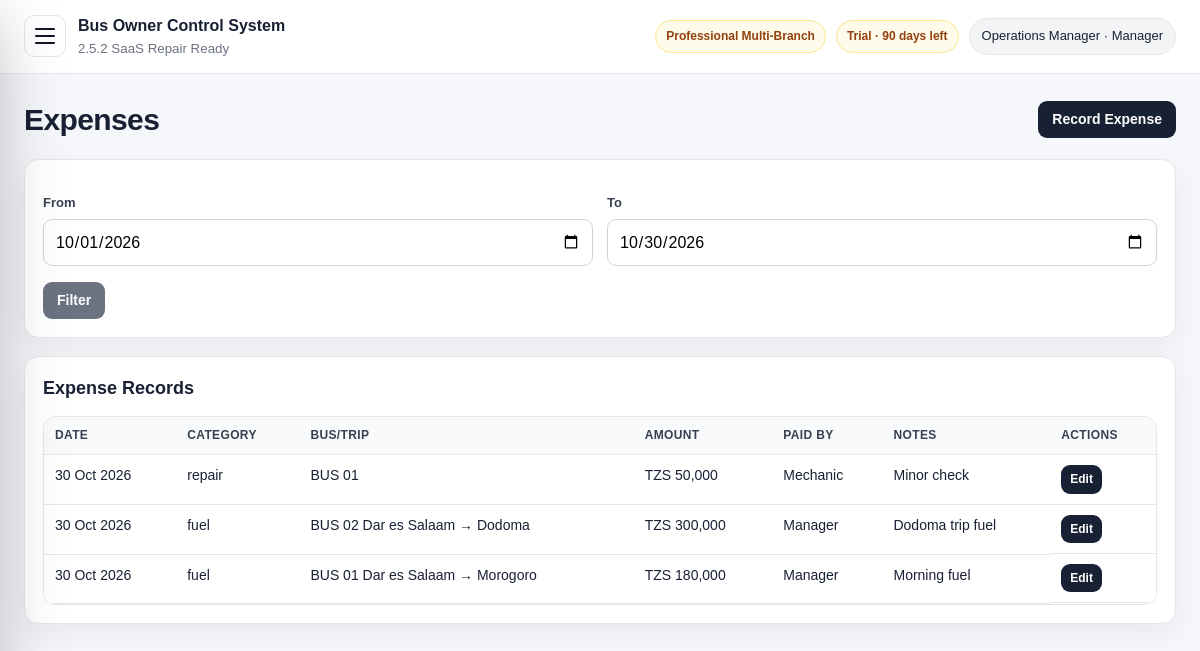
Page /expenses.php (signed in) on the committed database.
### tables this page shows
CREATE TABLE package_tiers (
  id INT AUTO_INCREMENT PRIMARY KEY,
  code VARCHAR(40) NOT NULL UNIQUE,
  name VARCHAR(120) NOT NULL,
  description TEXT NULL,
  setup_fee DECIMAL(14,2) NOT NULL DEFAULT 0,
  optional_monthly_fee DECIMAL(14,2) NOT NULL DEFAULT 0,
  max_users INT NOT NULL DEFAULT 0,
  max_branches INT NOT NULL DEFAULT 0,
  max_buses INT NOT NULL DEFAULT 0,
  max_routes INT NOT NULL DEFAULT 0,
  max_monthly_trips INT NOT NULL DEFAULT 0,
  features_json LONGTEXT NOT NULL,
  status ENUM('active','inactive') NOT NULL DEFAULT 'active',
  display_order INT NOT NULL DEFAULT 0,
  created_at TIMESTAMP DEFAULT CURRENT_TIMESTAMP,
  updated_at TIMESTAMP NULL DEFAULT NULL ON UPDATE CURRENT_TIMESTAMP
);

CREATE TABLE subscription_license (
  id INT AUTO_INCREMENT PRIMARY KEY,
  company_name VARCHAR(180) NOT NULL DEFAULT 'Bus Company',
  license_key VARCHAR(120) NOT NULL DEFAULT 'DEMO-LICENSE',
  plan VARCHAR(80) NOT NULL DEFAULT 'Professional Multi-Branch',
  package_code VARCHAR(40) NOT NULL DEFAULT 'professional',
  billing_model ENUM('one_time_setup','one_time_plus_optional_support','recurring_subscription') NOT NULL DEFAULT 'one_time_plus_optional_support',
  status ENUM('trial','active','expired','suspended') NOT NULL DEFAULT 'trial',
  start_date DATE NULL,
  expiry_date DATE NULL,
  setup_fee_amount DECIMAL(14,2) NOT NULL DEFAULT 0,
  setup_fee_paid ENUM('no','partial','yes') NOT NULL DEFAULT 'no',
  optional_monthly_fee DECIMAL(14,2) NOT NULL DEFAULT 0,
  optional_monthly_enabled TINYINT(1) NOT NULL DEFAULT 0,
  support_status ENUM('off','active','paused','expired') NOT NULL DEFAULT 'off',
  support_start_date DATE NULL,
  support_expiry_date DATE NULL,
  max_users INT NOT NULL DEFAULT 40,
  max_branches INT NOT NULL DEFAULT 20,
  max_buses INT NOT NULL DEFAULT 50,
  max_routes INT NOT NULL DEFAULT 80,
  max_monthly_trips INT NOT NULL DEFAULT 2000,
  notes TEXT NULL,
  updated_at TIMESTAMP NULL DEFAULT NULL ON UPDATE CURRENT_TIMESTAMP,
  created_at TIMESTAMP DEFAULT CURRENT_TIMESTAMP,
  INDEX idx_subscription_package (package_code),
  INDEX idx_subscription_status (status)
);

CREATE TABLE users (
  id INT AUTO_INCREMENT PRIMARY KEY,
  name VARCHAR(120) NOT NULL,
  email VARCHAR(160) NOT NULL UNIQUE,
  password_hash VARCHAR(255) NOT NULL,
  role ENUM('owner','admin','manager','accountant','agent','parcel_officer') NOT NULL DEFAULT 'manager',
  agent_id INT NULL,
  status ENUM('active','inactive') NOT NULL DEFAULT 'active',
  last_login_at DATETIME NULL,
  created_at TIMESTAMP DEFAULT CURRENT_TIMESTAMP,
  updated_at TIMESTAMP NULL DEFAULT NULL ON UPDATE CURRENT_TIMESTAMP,
  CONSTRAINT fk_users_agent FOREIGN KEY (agent_id) REFERENCES agents(id),
  INDEX idx_users_role_status (role, status),
  INDEX idx_users_agent (agent_id)
);

CREATE TABLE expenses (
  id INT AUTO_INCREMENT PRIMARY KEY,
  trip_id INT NULL,
  bus_id INT NULL,
  category ENUM('fuel','repair','tyres','allowance','office','tax_fee','other') NOT NULL DEFAULT 'other',
  amount DECIMAL(12,2) NOT NULL DEFAULT 0,
  expense_date DATE NOT NULL,
  paid_by VARCHAR(160) NULL,
  notes TEXT NULL,
  created_at TIMESTAMP DEFAULT CURRENT_TIMESTAMP,
  CONSTRAINT fk_expenses_trip FOREIGN KEY (trip_id) REFERENCES trips(id),
  CONSTRAINT fk_expenses_bus FOREIGN KEY (bus_id) REFERENCES buses(id),
  INDEX idx_expenses_date (expense_date),
  INDEX idx_expenses_bus (bus_id),
  INDEX idx_expenses_trip (trip_id)
);

CREATE TABLE buses (
  id INT AUTO_INCREMENT PRIMARY KEY,
  bus_number VARCHAR(80) NOT NULL,
  plate_number VARCHAR(40) NOT NULL UNIQUE,
  capacity INT NOT NULL,
  model VARCHAR(120) NULL,
  status ENUM('active','maintenance','inactive') NOT NULL DEFAULT 'active',
  latra_license_expiry DATE NULL,
  insurance_expiry DATE NULL,
  next_service_date DATE NULL,
  notes TEXT NULL,
  created_at TIMESTAMP DEFAULT CURRENT_TIMESTAMP
);

CREATE TABLE routes (
  id INT AUTO_INCREMENT PRIMARY KEY,
  origin VARCHAR(120) NOT NULL,
  destination VARCHAR(120) NOT NULL,
  distance_km DECIMAL(10,2) NULL,
  standard_fare DECIMAL(12,2) NOT NULL DEFAULT 0,
  status ENUM('active','inactive') NOT NULL DEFAULT 'active',
  created_at TIMESTAMP DEFAULT CURRENT_TIMESTAMP,
  INDEX idx_routes_origin_destination (origin, destination)
);

### app/core/helpers.php (called while the page is built, shortened)
<?php
function e(?string $value): string
{
    return htmlspecialchars((string)$value, ENT_QUOTES, 'UTF-8');
}
function money($amount): string
{
    return CURRENCY . ' ' . number_format((float)$amount, 0);
}
function url(string $path = ''): string
{
    $base = rtrim(dirname($_SERVER['SCRIPT_NAME']), '/\\');
    return $base . '/' . ltrim($path, '/');
}
function get_value(string $key, string $default = ''): string
{
    return isset($_GET[$key]) ? trim((string)$_GET[$key]) : $default;
}
function app_date(?string $date): string
{
    return date('d M Y', strtotime($date));
}

### app/core/db.php (called while the page is built, shortened)
<?php
function db(): PDO
{
    static $pdo = null;
    if ($pdo instanceof PDO) {
        return $pdo;
    }
    $dsn = 'mysql:host=' . DB_HOST . ';dbname=' . DB_NAME . ';charset=' . DB_CHARSET;
    $options = [
        PDO::ATTR_ERRMODE => PDO::ERRMODE_EXCEPTION,
        PDO::ATTR_DEFAULT_FETCH_MODE => PDO::FETCH_ASSOC,
        PDO::ATTR_EMULATE_PREPARES => false,
    ];
    try {
        $pdo = new PDO($dsn, DB_USER, DB_PASS, $options);
        return $pdo;
    } catch (PDOException $e) {
        http_response_code(500);
        exit('Database connection failed. Check app/config.php and make sure database/schema.sql was imported.');
    }
}

### app/core/auth.php (called while the page is built, shortened)
<?php
require_once __DIR__ . '/db.php';
require_once __DIR__ . '/helpers.php';
require_once __DIR__ . '/saas.php';
function current_user(): ?array
{
    static $user = null;
    if ($user !== null) {
        return $user;
    }
    $stmt = db()->prepare('SELECT id, name, email, role, status, agent_id FROM users WHERE id = ? LIMIT 1');
    $stmt->execute([$_SESSION['user_id']]);
    $user = $stmt->fetch() ?: null;
    return $user;
}
function require_login(): void
{
    if (!current_user()) {
        logout_user();
        redirect('login.php');
    }
}
function role_label(?string $role): string
{
    $labels = [
        'owner' => 'Owner',
        'admin' => 'Admin',
        'manager' => 'Manager',
        'accountant' => 'Accountant',
        'agent' => 'Ticket Agent',
        'parcel_officer' => 'Parcel Officer',
    ];
    return $labels[$role ?? ''] ?? 'Unknown';
}
function has_role(array $roles): bool
{
    $user = current_user();
    return $user && in_array($user['role'], $roles, true);
}
function require_roles(array $roles): void
{
    require_login();
}
function can_manage_finance(): bool
{
    return has_role(['owner', 'admin', 'manager', 'accountant']);
}

### app/core/saas.php (called while the page is built, shortened)
<?php
require_once __DIR__ . '/db.php';
require_once __DIR__ . '/helpers.php';
function saas_safe_identifier(string $name): string
{
    return preg_replace('/[^a-zA-Z0-9_]/', '', $name);
}
function saas_table_exists(string $table): bool
{
    $table = saas_safe_identifier($table);
    try {
        $stmt = db()->prepare('SELECT COUNT(*) FROM information_schema.TABLES WHERE TABLE_SCHEMA = DATABASE() AND TABLE_NAME = ?');
        $stmt->execute([$table]);
        return (int)$stmt->fetchColumn() > 0;
    } catch (Throwable $e) {
        try {
            $stmt = db()->prepare('SHOW TABLES LIKE ?');
            $stmt->execute([$table]);
            return (bool)$stmt->fetchColumn();
        } catch (Throwable $inner) {
            return false;
        }
    }
}
function package_tiers(): array
{
    $defaults = saas_default_packages();
    if (!saas_table_exists('package_tiers')) {
        return $defaults;
    }
    try {
        $rows = db()->query('SELECT * FROM package_tiers WHERE status="active" ORDER BY display_order, id')->fetchAll();
        $tiers = [];
        foreach ($rows as $row) {
            $features = json_decode((string)($row['features_json'] ?? '[]'), true);
            $tiers[$row['code']] = [
                'name' => $row['name'],
                'description' => $row['description'] ?? '',
                'setup_fee' => (float)$row['setup_fee'],
                'optional_monthly_fee' => (float)$row['optional_monthly_fee'],
                'max_users' => (int)$row['max_users'],
                'max_branches' => (int)$row['max_branches'],
                'max_buses' => (int)$row['max_buses'],
                'max_routes' => (int)$row['max_routes'],
                'max_monthly_trips' => (int)$row['max_monthly_trips'],
                'features' => $features,
            ];
        }
        return $tiers ?: $defaults;
    } catch (Throwable $e) {
        return $defaults;
    }
}
function package_tier(?string $code = null): array
{
    $tiers = package_tiers();
    $code = $code ?: current_package_code();
    return $tiers[$code] ?? reset($tiers);
}
function current_package_code(): string
{
    $license = saas_current_license();
    if ($license && !empty($license['package_code'])) {
        return (string)$license['package_code'];
    }
    return 'professional';
}
function saas_current_license(): ?array
{
    try {
        if (!saas_table_exists('subscription_license')) return null;
        return db()->query('SELECT * FROM subscription_license ORDER BY id DESC LIMIT 1')->fetch() ?: null;
    } catch (Throwable $e) {
        return null;
    }
}
function saas_license_status(?array $license = null): array
{
    $license = $license ?: saas_current_license();
    $status = $license['status'] ?? 'trial';
    $daysLeft = null;
    if (!empty($license['expiry_date'])) {
        $today = new DateTimeImmutable(date('Y-m-d'));
        $expiry = new DateTimeImmutable($license['expiry_date']);
        $daysLeft = (int)$today->diff($expiry)->format('%r%a');
    }
    $valid = in_array($status, ['trial', 'active'], true);
    $classes = ['trial' => 'warning', 'active' => 'success', 'expired' => 'danger', 'suspended' => 'danger', 'missing' => 'danger'];
    $label = ucfirst($status);
    if ($daysLeft !== null) {
        $label .= $daysLeft >= 0 ? ' · ' . $daysLeft . ' days left' : ' · expired ' . abs($daysLeft) . ' days ago';
    }
    return ['status' => $status, 'is_valid' => $valid, 'label' => $label, 'class' => $classes[$status] ?? 'warning', 'days_left' => $daysLeft];
}
function feature_enabled(string $feature): bool
{
    $tier = package_tier();
    return in_array($feature, $tier['features'] ?? [], true);
}
function package_badge(): array
{
    $tier = package_tier();
    $license = saas_current_license();
    $state = saas_license_status($license);
    return [
        'package' => $tier['name'] ?? current_package_code(),
        'status' => $state['label'],
        'class' => $state['class'],
    ];
}

### app/core/settings.php (called while the page is built, shortened)
<?php
require_once __DIR__ . '/db.php';
require_once __DIR__ . '/helpers.php';
function latest_license(): ?array
{
    try {
        $row = db()->query('SELECT * FROM subscription_license ORDER BY id DESC LIMIT 1')->fetch();
        return $row ?: null;
    } catch (Throwable $e) {
        return null;
    }
}
function license_state_label(?array $license = null): array
{
    $license = $license ?: latest_license();
    $status = $license['status'] ?? 'trial';
    $daysLeft = null;
    if (!empty($license['expiry_date'])) {
        $today = new DateTimeImmutable(date('Y-m-d'));
        $expiry = new DateTimeImmutable($license['expiry_date']);
        $daysLeft = (int)$today->diff($expiry)->format('%r%a');
    }
    $classes = ['trial' => 'warning', 'active' => 'success', 'expired' => 'danger', 'suspended' => 'danger', 'missing' => 'danger'];
    $label = ucfirst($status);
    if ($daysLeft !== null) {
        $label .= $daysLeft >= 0 ? ' · ' . $daysLeft . ' days left' : ' · expired ' . abs($daysLeft) . ' days ago';
    }
    return ['status' => $status, 'label' => $label, 'class' => $classes[$status] ?? 'warning', 'days_left' => $daysLeft];
}

### public/expenses.php (the view, shortened to what this page needs)
<?php
require_once __DIR__ . '/../app/core/auth.php';
require_roles(['owner','admin','manager','accountant']);
$pdo = db();
$canWrite = can_manage_finance();
$from = get_value('from', date('Y-m-01'));
$to = get_value('to', date('Y-m-d'));
$st = $pdo->prepare('SELECT e.*,b.bus_number,r.origin,r.destination,t.departure_date FROM expenses e LEFT JOIN buses b ON e.bus_id=b.id LEFT JOIN trips t ON e.trip_id=t.id LEFT JOIN routes r ON t.route_id=r.id WHERE e.expense_date BETWEEN ? AND ? ORDER BY e.expense_date DESC,e.id DESC');
$st->execute([$from,$to]);
$rows = $st->fetchAll();
?>
<?php include __DIR__ . '/../app/views/header.php'; ?>
<div class="page-title"><h1>Expenses</h1><?php if($canWrite): ?><a class="btn" href="<?= e(url('expenses.php?action=create')) ?>">Record Expense</a><?php endif; ?></div>
<div class="card"><form method="get"><div class="row"><p><label>From</label><input type="date" name="from" value="<?= e($from) ?>"></p><p><label>To</label><input type="date" name="to" value="<?= e($to) ?>"></p></div><button class="btn secondary">Filter</button></form></div>
<div class="card"><h2>Expense Records</h2><div class="table-wrap"><table><thead><tr><th>Date</th><th>Category</th><th>Bus/Trip</th><th>Amount</th><th>Paid By</th><th>Notes</th><th>Actions</th></tr></thead><tbody><?php foreach($rows as $r): ?><tr><td><?= e(app_date($r['expense_date'])) ?></td><td><?= e($r['category']) ?></td><td><?= e(($r['bus_number']??'').' '.(($r['origin']??'') ? $r['origin'].' → '.$r['destination'] : '')) ?></td><td><?= e(money($r['amount'])) ?></td><td><?= e($r['paid_by']) ?></td><td><?= e($r['notes']) ?></td><td class="actions"><a class="btn small" href="<?= e(url('expenses.php?action=edit&id='.$r['id'])) ?>">Edit</a><?php if(can_delete_records()): ?><a class="btn small danger" onclick="return confirm('Delete expense?')" href="<?= e(url('expenses.php?action=delete&id='.$r['id'])) ?>">Delete</a><?php endif; ?></td></tr><?php endforeach; ?><?php if(!$rows): ?><tr><td colspan="7">No expenses found.</td></tr><?php endif; ?></tbody></table></div></div>
<?php include __DIR__ . '/../app/views/footer.php'; ?>

### app/views/header.php (shortened to what this page needs)
<?php require_once __DIR__ . '/../core/auth.php'; require_once __DIR__ . '/../core/settings.php'; require_once __DIR__ . '/../core/saas.php'; ?>
<!doctype html>
<html lang="en">
<head>
    <?php $cssVersion = @filemtime(__DIR__ . '/../../public/assets/css/style.css') ?: time(); ?>
    <link rel="stylesheet" href="<?= e(url('assets/css/style.css') . '?v=' . $cssVersion) ?>">
</head>
<body>
<div class="app-shell">
            <?php if (feature_enabled('trips')): ?><a href="<?= e(url('trips.php')) ?>">Trips</a><?php endif; ?>
    <main class="main">
        <header class="topbar">
            <div class="topbar-left">
                <button class="sidebar-toggle no-print" type="button" aria-label="Open navigation" aria-expanded="false" aria-controls="sidebar">
                    <span></span><span></span><span></span>
                </button>
                <div>
                    <strong><?= e(APP_NAME) ?></strong>
                    <small><?= e(APP_VERSION) ?></small>
                </div>
            </div>
            <?php $user = current_user(); if ($user): $lic = license_state_label(); $pkg = package_badge(); ?>
                <div class="topbar-right">
                    <span class="license-chip <?= e($pkg['class']) ?>"><?= e($pkg['package']) ?></span>
                    <span class="license-chip <?= e($lic['class']) ?>"><?= e($lic['label']) ?></span>
                    <div class="user-chip"><?= e($user['name']) ?> · <?= e(role_label($user['role'])) ?></div>
                </div>
            <?php endif; ?>
        </header>
        <section class="content">

### rows in the picture
package_tiers: name "Professional Multi-Branch"
subscription_license: status+expiry_date "Trial · 90 days left"
users: name "Operations Manager", role "Manager"
expenses: expense_date "30 Oct 2026", category "repair", destination "BUS 01", amount "TZS 50,000", paid_by "Mechanic", notes "Minor check"
expenses: expense_date "30 Oct 2026", category "fuel", bus.destination "BUS 02 Dar es Salaam → Dodoma", amount "TZS 300,000", paid_by "Manager", notes "Dodoma trip fuel"
expenses: expense_date "30 Oct 2026", category "fuel", bus.destination "BUS 01 Dar es Salaam → Morogoro", amount "TZS 180,000", paid_by "Manager", notes "Morning fuel"

### other values in the picture
APP_NAME "Bus Owner Control System"
APP_VERSION "2.5.2 SaaS Repair Ready"
